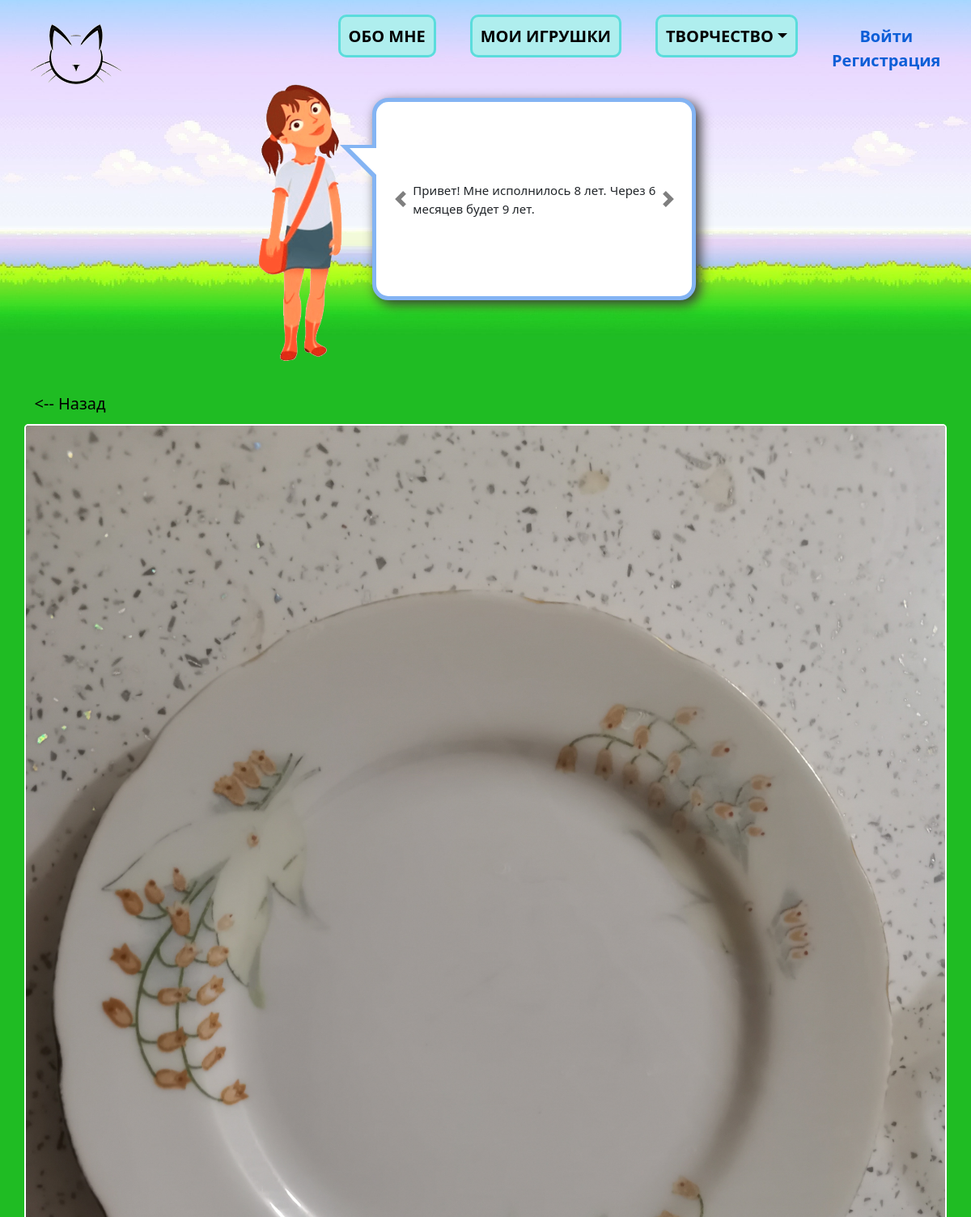
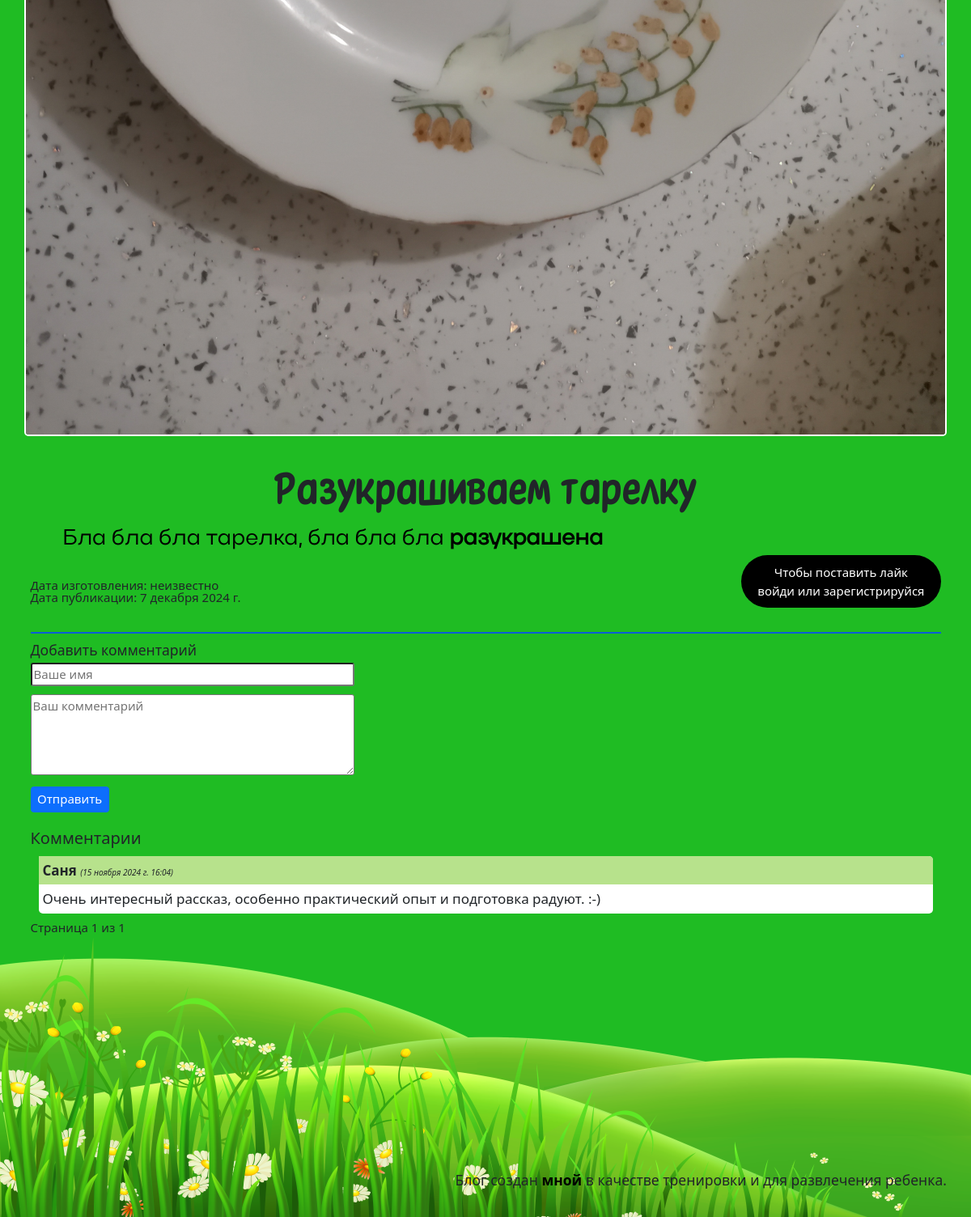
The app's page /lifehacks/lifehacks/1/ with its own data (2 pictures, top to bottom).
### information/models.py (models this page shows, shortened)
class Info(models.Model):
    name = models.CharField(max_length=100, verbose_name='О чём информация')
    text = RichTextField(verbose_name='Текст')
    is_published = models.BooleanField(default=False, verbose_name='Опубликовано?')
    date_created = models.DateTimeField(auto_now_add=True)
    class Meta:
        verbose_name_plural='Информация'

### lifehacks/models.py (models this page shows, shortened)
class Lifehacks(models.Model):
    image = models.ForeignKey(Image, on_delete=models.SET_NULL, null=True, blank=True, verbose_name='Изображение')
    name = models.CharField(max_length=50, null=True, blank=True, verbose_name='Название')
    content = RichTextField(null=True, blank=True, verbose_name='Текст')
    is_published = models.BooleanField(default=False, verbose_name='Опубликовано?')
    date_lifehack = models.DateField(null=True, blank=True, verbose_name='Дата изготовления')
    date_created = models.DateTimeField(auto_now_add=True, null=True, verbose_name='Дата создания')
    date_published = models.DateField(null=True, blank=True, verbose_name='Дата публикации')
    class Meta:
        verbose_name_plural = 'Хитрости'

### media/models.py (models this page shows, shortened)
class Image(models.Model):
    CATEGORY = [
        ('about', 'Обо мне'),
        ('mytoys', 'Мои игрушки'),
        ('drawings', 'Рисунки'),
        ('crafts', 'Поделки'),
        ('lifehacks', 'Lifehacks'),
        ('activities', 'Активности'),
        ('poets', 'Поэт'),
    ]
    def get_upload_to(self, filename):
        return f'content/{self.category}/{filename}'
    category = models.CharField(max_length=10, choices=CATEGORY, verbose_name='Категория')
    image = models.ImageField(upload_to=get_upload_to, verbose_name='Изображение')
    class Meta:
        verbose_name_plural = 'Изображения'

### comments/models.py (models this page shows, shortened)
class Comment(models.Model):
    my_toy = models.ForeignKey(MyToys, on_delete=models.CASCADE, related_name='comments', null=True, blank=True)
    drawing = models.ForeignKey(Drawings, on_delete=models.CASCADE, related_name='comments', null=True, blank=True)
    craft = models.ForeignKey(Crafts, on_delete=models.CASCADE, related_name='comments', null=True, blank=True)
    lifehack = models.ForeignKey(Lifehacks, on_delete=models.CASCADE, related_name='comments', null=True, blank=True)
    activity = models.ForeignKey(Activities, on_delete=models.CASCADE, related_name='comments', null=True, blank=True)
    poet = models.ForeignKey(Poets, on_delete=models.CASCADE, related_name='comments', null=True, blank=True)
    name = models.CharField(max_length=100, verbose_name='Имя')
    content = models.TextField(verbose_name='Текст')
    created_at = models.DateTimeField(auto_now_add=True,verbose_name='Создан')
    is_approved = models.BooleanField(default=False, verbose_name='Одобрено?')
    class Meta:
        verbose_name_plural = 'Комментарии'

### lifehacks/views.py (the view)
# urls.py: path('lifehacks/<int:item_id>/', views.lifehack_detail, name='lifehack_detail'),
def lifehack_detail(request, item_id):
    return detail_view(request, item_id, 'lifehacks', 'creativity/lifehacks/lifehack.html')

### comments/forms.py
class CommentForm(forms.ModelForm):
    class Meta:
        model = Comment
        fields = ['content', 'name']
        widgets = {
            'name': forms.TextInput(attrs={'class': 'form-name', 'placeholder': 'Ваше имя'}),
            'content': forms.Textarea(attrs={'class': 'form-comment', 'placeholder': 'Ваш комментарий'})
        }
    def __init__(self, *args, **kwargs):
        user_authenticated = kwargs.pop('user_authenticated', False)
        super(CommentForm, self).__init__(*args, **kwargs)
        if user_authenticated:
            self.fields.pop('name', None)
        else:
            self.fields['name'].required = True

### displaying_sections/models.py (called while the page is built)
    def get_url(self):
        return reverse (self.url_section)

### utils.py (called while the page is built)
def get_section():
    sections_list = Section.objects.filter(is_active=True)
    return sections_list

def get_info():
    info_list = Info.objects.filter(is_published=True)
    return info_list

### templates/creativity/lifehacks/lifehack.html (shortened to what this page needs)
{% extends 'base.html' %}
{% block image %}
    <div class="block-last">
        <a class="last" href="{% url 'lifehacks:index' %}"><-- Назад</a>
    </div>
    <div class="row">
        <img class="img-drawing col-12 p-0" src="{{ item.image.image.url }}" alt="{{ item.name }}">
    </div>
{% endblock %}
{% block header %}
    <h1 class="text-center mt-5 header-content">{{ item.name }}</h1>
{% endblock %}
{% block content %}
    <div class="text-full">{{ item.content|safe }}</div>
    <div class="d-flex justify-content-between">
        <div class="pt-5">
            {% if item.date_crafting %}
                <span class="card-subtitle d-block text-start">Дата изготовления: {{ item.date_lifehack }}</span>
            {% else %}
                <span class="card-subtitle d-block text-start">Дата изготовления: неизвестно</span>
            {% endif %}
            <span class="card-subtitle d-block text-start">Дата публикации: {{ item.date_published }}</span>
        </div>
        {% include 'likes/likes.html' with liked=liked item=item item_type=item_type like_count=like_count %}
    </div>
    {% include 'comments/comments.html' with comments=comments form=form %}
{% endblock %}

### templates/information/info_cloud.html (shortened to what this page needs)
<div class="info-cloud">
    <div id="carouselExampleIndicators" class="carousel slide">
        <div class="carousel-inner">
            {% for info in info_list %}
                <div  class="carousel-item {% if forloop.first %}active{% endif %}">
                    {{ info.text|safe }}
                </div>
            {% endfor %}
        </div>
        {% if info_list|length > 1 %}
        <a role="button" class="carousel-control-prev" type="button" data-bs-target="#carouselExampleIndicators" data-bs-slide="prev">
            <span class="carousel-control-prev-icon" aria-hidden="true"></span>
        </a>
        <a role="button" class="carousel-control-next" type="button" data-bs-target="#carouselExampleIndicators" data-bs-slide="next">
            <span class="carousel-control-next-icon" aria-hidden="true"></span>
        </a>
        {% endif %}
       </div>
</div>

### templates/comments/comments_partial.html (shortened to what this page needs)
<ul id="comments-container">
    {% for comment in comments %}
        <li>
            <p class="comment-name">{{ comment.name }}
                <span class="comment-date"> ({{ comment.created_at }})</span></p>
            <p class="comment-content">{{ comment.content }}</p>
        </li>
    {% empty %}
        <li>Нет комментариев.</li>
    {% endfor %}
</ul>

### static/css/style.css (style rules this page uses)
html { font-size: 10px; }
body { max-width: 1450px; margin: 0 auto; }
p, a, ul, li { margin: 0; padding: 0; }
.logout a, span { padding: 0; border: none; background: none; line-height: 1; }
.header-content { font-family: 'Architun-Med', serif; font-size: 6rem; }
.card-subtitle { font-size: 1.5rem; }
.img-drawing { border-radius: 5px; border: white solid 2px; }
.text-full { font-family: 'Actay-Reg', serif; font-size: 2.7rem; color: #000; text-align: justify; }
.text-full p { text-indent: 40px; }
.block-last { display: block; padding-bottom: 10px; }
.last { font-size: 2rem; text-decoration: none; color: #000; padding: 5px; border-radius: 5px; }
.info-cloud { display: inline-block; position: relative; font-size: 1.5rem; left: 35px; top: -80px; text-align: justify; border: 5px solid #84B4F3FF; background-color: #fff; border-radius: 20px; -moz-border-radius: 20px; -webkit-border-radius: 20px; box-shadow: 5px 5px 20px #b6b6b6; -moz-box-shadow: 5px 5px 20px #b6b6b6; -webkit-box-shadow: 5px 5px 15px #393939; width: 400px; height: 250px; }
.info-cloud:before { content: ""; position: absolute; width: 0; height: 0; border: 21px solid; border-color: #84B4F3FF #84B4F3FF transparent transparent; left: -45px; top: 53px; }
.info-cloud:after { content: ""; position: absolute; width: 0; height: 0; border: 17px solid; border-color: #fff #fff transparent transparent; left: -33px; top: 57px; }
.slide { height: 100%; padding: 0 45px; }
.carousel-inner { height: 100%; }
.carousel-item, .carousel-item.active { height: 100%; position: relative; }
.carousel-item p, .carousel-item.active p { position: absolute; top: 50%; transform: translate(0, -50%); }
.comment ul { list-style: none; }
.comment li { font-size: 1.7rem; background: white; margin: 10px; border-radius: 0 5px 5px 5px; }
.comment-date { font-style: italic; font-size: 1rem; font-weight: normal; }
.comment-name { font-weight: bold; background: #b7e28c; padding: 5px; border-radius: 0 5px 0 0; }
.comment-content { padding: 5px; }
.form-name, .form-comment { width: 400px; margin-bottom: 10px; font-size: 1.5rem; border-radius: 3px; }
.form-comment { height: 100px; }

### records on screen
Info: text "Привет! Мне исполнилось 8 лет. Через 6 месяцев будет 9 лет."
Lifehacks: image.image (picture), name "Разукрашиваем тарелку", content "Бла бла бла тарелка, бла бла бла разукрашена", date_published "7 декабря 2024 г."
Comment: name "Саня", created_at "15 ноября 2024 г. 16:04", content "Очень интересный рассказ, особенно практический опыт и подготовка радуют. :-)"

### other values on screen
{{ comments.number }} "1"
{{ comments.paginator.num_pages }} "1"
